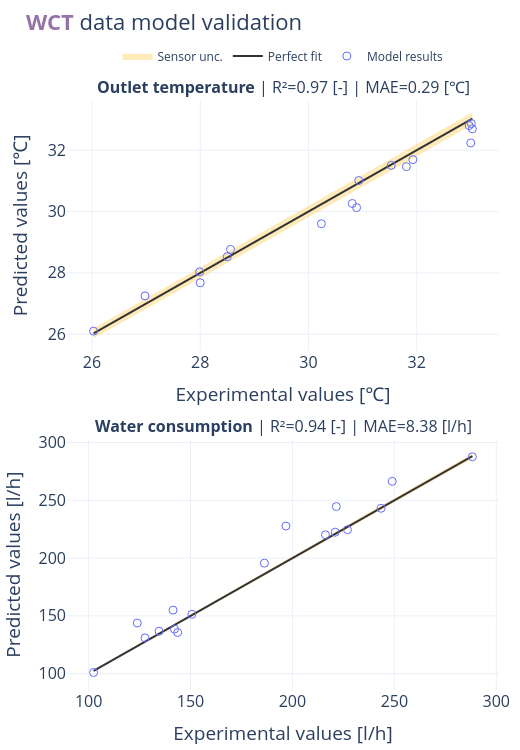

This figure's notebook cell:
### Code cell
fig = regression_plot(
    df_ref= df, 
    df_mod= results_df,
    # df_ref_bg= df_cal,
    # df_mod_bg= results_cal_df,
    # bg_label="Cal.",
    var_ids=["Tout", "m_w_lost"], 
    units=["℃", "l/h"], 
    instruments=[SupportedInstruments.pt100, SupportedInstruments.vortex_flow_meter],
    width=520, height=750,
    show_error_metrics=["r2", "mae"],
    inline_error_metrics_text=True,
    legend_pos="top_spaced",
    vertical_spacing=0.15,
    legend_y=1.05,
    title_y=0.98,
    var_labels=["Outlet temperature", "Water consumption"],
    title_text=f'<span style="color:#9573a6; font-weight:bold;">WCT</span> {model_type} model validation'
)

fig

### Figure 1 — Plotly figure (JSON) as saved in the notebook; plotly's stock layout.template omitted (floating-point values rounded to 4 significant figures)
{"data": [{"fillcolor": "rgba(254, 203, 82, 0.4)", "hoverinfo": "skip", "line": {"color": "#FECB52", "width": 0.1}, "mode": "lines", "name": "Uncertainty Tout", "showlegend": false, "type": "scatter", "x": [26.03, 26.98, 27.99, 28, 28.5, 28.56, 30.24, 30.81, 30.89, 30.93, 31.53, 31.81, 31.93, 32.97, 33, 33.01, 33.03], "xaxis": "x", "y": [26.19, 27.14, 28.16, 28.17, 28.67, 28.73, 30.42, 30.99, 31.07, 31.11, 31.72, 32.0, 32.12, 33.16, 33.2, 33.21, 33.23], "yaxis": "y"}, {"fill": "tonexty", "fillcolor": "rgba(254, 203, 82, 0.4)", "line": {"color": "#FECB52", "width": 0.1}, "mode": "lines", "name": "Sensor unc.", "showlegend": true, "type": "scatter", "x": [26.03, 26.98, 27.99, 28, 28.5, 28.56, 30.24, 30.81, 30.89, 30.93, 31.53, 31.81, 31.93, 32.97, 33, 33.01, 33.03], "xaxis": "x", "y": [25.87, 26.82, 27.82, 27.83, 28.33, 28.39, 30.06, 30.63, 30.71, 30.75, 31.34, 31.62, 31.74, 32.78, 32.8, 32.81, 32.83], "yaxis": "y"}, {"line": {"color": "#333333", "width": 2}, "mode": "lines", "name": "Perfect fit", "showlegend": true, "type": "scatter", "x": [26.03, 26.98, 27.99, 28, 28.5, 28.56, 30.24, 30.81, 30.89, 30.93, 31.53, 31.81, 31.93, 32.97, 33, 33.01, 33.03], "xaxis": "x", "y": [26.03, 26.98, 27.99, 28, 28.5, 28.56, 30.24, 30.81, 30.89, 30.93, 31.53, 31.81, 31.93, 32.97, 33, 33.01, 33.03], "yaxis": "y"}, {"legendgroup": "model0", "marker": {"color": "#636EFA", "size": 8, "symbol": "circle-open"}, "mode": "markers", "name": "Model results", "showlegend": true, "type": "scatter", "x": [26.03, 26.98, 27.99, 28, 28.5, 28.56, 30.24, 30.81, 30.89, 30.93, 31.53, 31.81, 31.93, 32.97, 33, 33.01, 33.03], "xaxis": "x", "y": [26.1, 27.25, 28.03, 27.68, 28.52, 28.77, 29.6, 30.26, 30.13, 31.01, 31.5, 31.46, 31.69, 32.8, 32.23, 32.86, 32.69], "yaxis": "y"}, {"fillcolor": "rgba(254, 203, 82, 0.4)", "hoverinfo": "skip", "line": {"color": "#FECB52", "width": 0.1}, "mode": "lines", "name": "Uncertainty m_w_lost", "showlegend": false, "type": "scatter", "x": [102.5, 123.9, 127.7, 134.6, 141.4, 142.1, 143.7, 150.7, 186.2, 196.8, 216.2, 221.0, 221.5, 227.0, 243.5, 248.9, 288.3], "xaxis": "x2", "y": [103.1, 124.7, 128.5, 135.5, 142.3, 143.0, 144.6, 151.7, 187.5, 198.1, 217.6, 222.4, 223.0, 228.5, 245.1, 250.6, 290.2], "yaxis": "y2"}, {"fill": "tonexty", "fillcolor": "rgba(254, 203, 82, 0.4)", "line": {"color": "#FECB52", "width": 0.1}, "mode": "lines", "name": "Sensor unc.", "showlegend": false, "type": "scatter", "x": [102.5, 123.9, 127.7, 134.6, 141.4, 142.1, 143.7, 150.7, 186.2, 196.8, 216.2, 221.0, 221.5, 227.0, 243.5, 248.9, 288.3], "xaxis": "x2", "y": [101.8, 123.1, 126.9, 133.7, 140.5, 141.2, 142.8, 149.7, 185.0, 195.6, 214.8, 219.5, 220.1, 225.5, 241.9, 247.3, 286.4], "yaxis": "y2"}, {"line": {"color": "#333333", "width": 2}, "mode": "lines", "name": "Perfect fit", "showlegend": false, "type": "scatter", "x": [102.5, 123.9, 127.7, 134.6, 141.4, 142.1, 143.7, 150.7, 186.2, 196.8, 216.2, 221.0, 221.5, 227.0, 243.5, 248.9, 288.3], "xaxis": "x2", "y": [102.5, 123.9, 127.7, 134.6, 141.4, 142.1, 143.7, 150.7, 186.2, 196.8, 216.2, 221.0, 221.5, 227.0, 243.5, 248.9, 288.3], "yaxis": "y2"}, {"legendgroup": "model0", "marker": {"color": "#636EFA", "size": 8, "symbol": "circle-open"}, "mode": "markers", "name": "Model results", "showlegend": false, "type": "scatter", "x": [102.5, 123.9, 127.7, 134.6, 141.4, 142.1, 143.7, 150.7, 186.2, 196.8, 216.2, 221.0, 221.5, 227.0, 243.5, 248.9, 288.3], "xaxis": "x2", "y": [101.0, 143.8, 130.9, 136.7, 155.0, 138.6, 135.6, 151.4, 195.6, 227.7, 220.1, 222.4, 244.6, 224.5, 243.1, 266.4, 287.6], "yaxis": "y2"}], "layout": {"annotations": [{"font": {"size": 16}, "showarrow": false, "text": "<b>Outlet temperature</b> | R²=0.97 [-] | MAE=0.29 [℃]", "x": 0.5, "xanchor": "center", "xref": "paper", "y": 1, "yanchor": "bottom", "yref": "paper"}, {"font": {"size": 16}, "showarrow": false, "text": "<b>Water consumption</b> | R²=0.94 [-] | MAE=8.38 [l/h]", "x": 0.5, "xanchor": "center", "xref": "paper", "y": 0.425, "yanchor": "bottom", "yref": "paper"}], "font": {"size": 16}, "height": 750, "hoverlabel": {"bgcolor": "white", "bordercolor": "rgba(192, 191, 188,0.8)", "font": {"size": 13}, "namelength": 40}, "hovermode": "x unified", "legend": {"font": {"size": 12}, "orientation": "h", "valign": "middle", "x": 0.5, "xanchor": "center", "y": 1.05, "yanchor": "bottom"}, "margin": {"b": 10, "l": 10, "r": 10, "t": 100}, "showlegend": true, "title": {"text": "<span style=\"color:#9573a6; font-weight:bold;\">WCT</span> data model validation", "y": 0.98}, "width": 520, "xaxis": {"anchor": "y", "domain": [0, 1], "title": {"text": "Experimental values [℃]"}}, "xaxis2": {"anchor": "y2", "domain": [0, 1], "title": {"text": "Experimental values [l/h]"}}, "yaxis": {"anchor": "x", "domain": [0.575, 1], "title": {"text": "Predicted values [℃]"}}, "yaxis2": {"anchor": "x2", "domain": [0, 0.425], "title": {"text": "Predicted values [l/h]"}}}}
